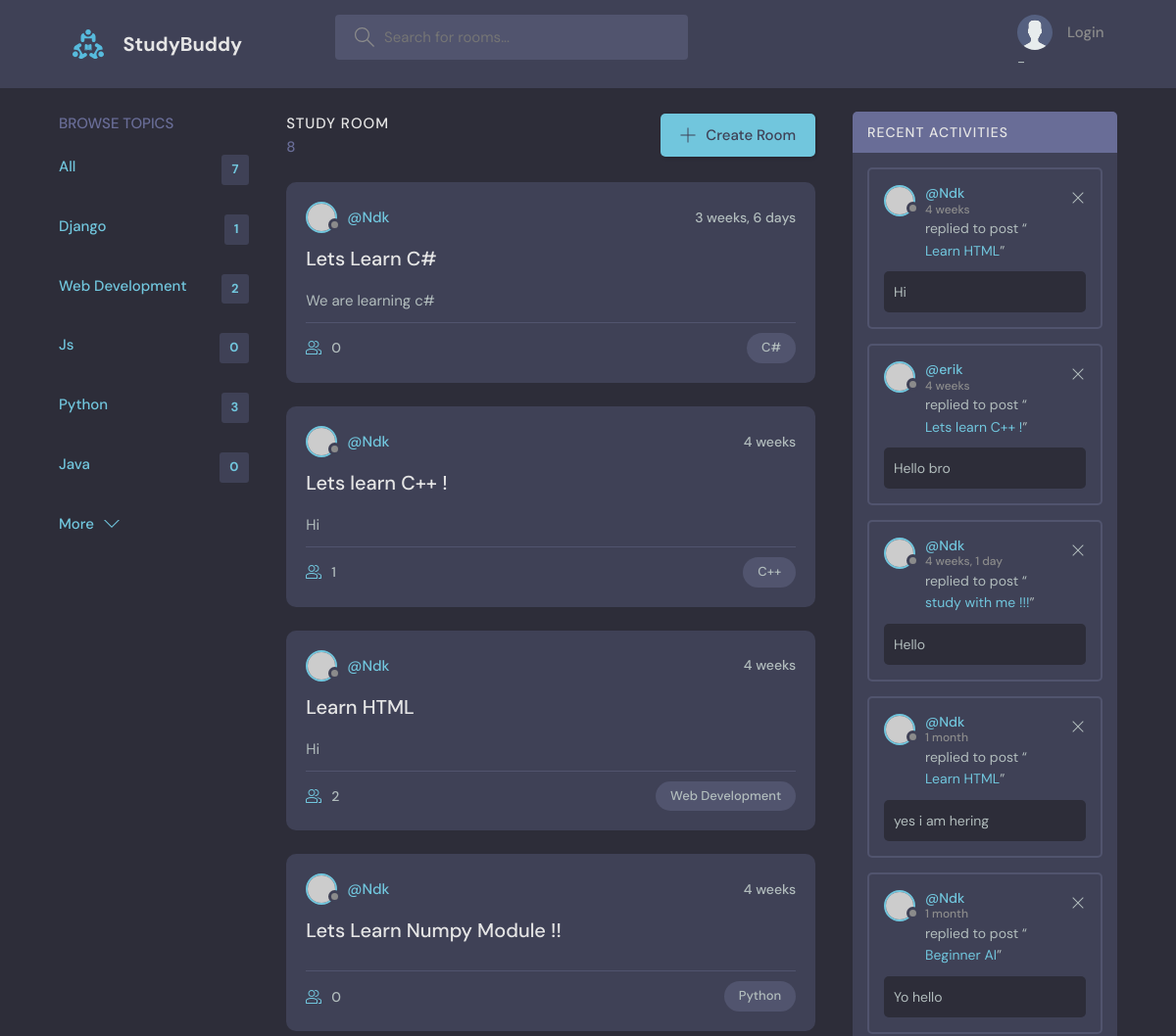
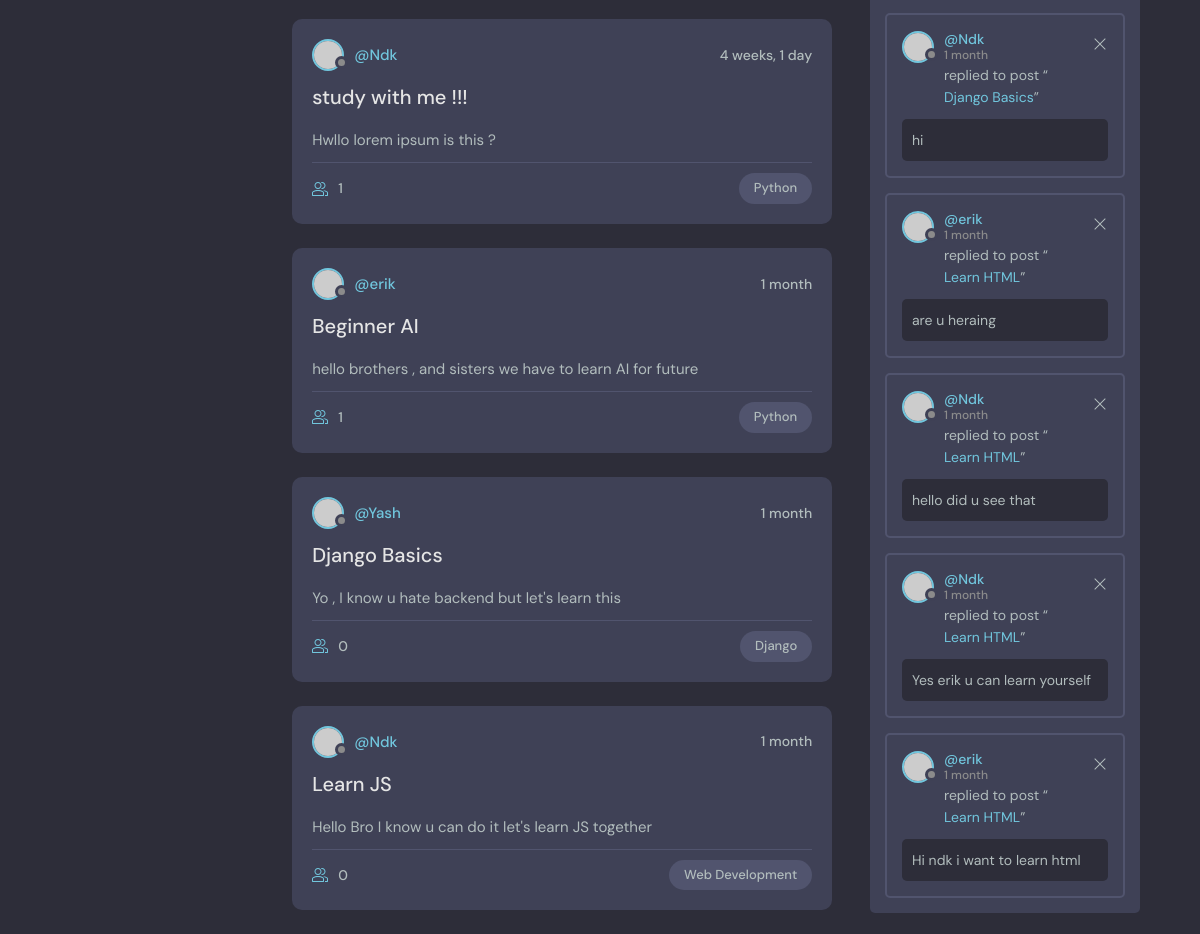
The page / on the database its author committed (2 pictures, top to bottom).
### base/models.py (models this page shows, shortened)
class Topic(models.Model):
    name = models.CharField(max_length=200)

class Room(models.Model): # model is module and Model is Class name where we are inheriting
    host = models.ForeignKey(User,on_delete=models.CASCADE,null=True)
    topic = models.ForeignKey(Topic,on_delete=models.CASCADE,null=True)
    participants = models.ManyToManyField(User,related_name='participants',blank=True) # user may join
    name = models.CharField(max_length=200)
    description = models.TextField(null=True,blank=True)
    updated = models.DateTimeField(auto_now=True)
    created = models.DateTimeField(auto_now_add = True)
    class Meta:
        ordering = ['-updated','-created'] # It will order like LIFO last in first out

class Message(models.Model):
    user = models.ForeignKey(User,on_delete=models.CASCADE)
    room = models.ForeignKey(Room,on_delete=models.CASCADE)
    body = models.TextField()
    updated = models.DateTimeField(auto_now=True)
    created = models.DateTimeField(auto_now_add=True)
    class Meta:
        ordering = ['-created']

### base/views.py (the view)
# urls.py: 2. Add a URL to urlpatterns:  path('', views.home, name='home')
def home(req):
    q = req.GET.get('q')
    if q:
        rooms_base = Room.objects.filter(
            Q(topic__name__icontains=q) |
            Q(name__icontains=q) |
            Q(description__icontains=q) |
            Q(host__username__icontains=q)
        )
    else:
        rooms_base = Room.objects.all()
    room_count = rooms_base.count()
    room_messages = Message.objects.filter(Q(room__in=rooms_base))
    topics = Topic.objects.all()
    context = {'rooms_base': rooms_base, 'topics': topics,'room_count':room_count,'room_messages':room_messages}
    return render(req, 'home.html', context)

### base/templates/base/home.html (shortened to what this page needs)
{% extends 'main.html' %}
{% block content %}
<main class="layout layout--3">
      <div class="container">
       {% include 'topic_components.html' %}
        <div class="roomList">
          <div class="roomList__header">
            <div>
              <h2>Study Room</h2>
              <p>{{room_count}}</p>
            </div>
            <a class="btn btn--main" href="{% url 'create-Room' %}">
              <svg version="1.1" xmlns="http://www.w3.org/2000/svg" width="32" height="32" viewBox="0 0 32 32">
                <title>add</title>
                <path
                  d="M16.943 0.943h-1.885v14.115h-14.115v1.885h14.115v14.115h1.885v-14.115h14.115v-1.885h-14.115v-14.115z"
                ></path>
              </svg>
              Create Room
            </a>
          </div>
        {% include 'activity_components.html' %}
        </div>
        <div class="activities">
          <div class="activities__header">
            <h2>Recent Activities</h2>
          </div>
         {% include 'feed_component.html' %}
        </div>
      </div>
    </main>
{% endblock content %}

### base/templates/base/topic_components.html
 <div class="topics">
          <div class="topics__header">
            <h2>Browse Topics</h2>
          </div>
          <ul class="topics__list">
            <li>
              <a href="{% url 'Home' %}" class="active">All <span>{{topics.count}}</span></a>
            </li>
            {% for topic in topics|slice:":5" %}
            <li>
              <a href="{% url 'Home' %}?q={{topic.name}}" class="active"> {{topic.name}} <span>{{topic.room_set.all.count}}</span></a>
            </li>
            {% endfor %}
          </ul>
          <a class="btn btn--link" href="{% url 'topics-Mobile' %}">
            More
            <svg version="1.1" xmlns="http://www.w3.org/2000/svg" width="32" height="32" viewBox="0 0 32 32">
              <title>chevron-down</title>
              <path d="M16 21l-13-13h-3l16 16 16-16h-3l-13 13z"></path>
            </svg>
          </a>
        </div>

### base/templates/base/activity_components.html (shortened to what this page needs)
{% for room in rooms_base %}
<div class="roomListRoom">
            <div class="roomListRoom__header">
              <a href="{% url 'user-Profile' pk=room.host.id %}" class="roomListRoom__author">
                <div class="avatar avatar--small">
                  <img src="https://randomuser.me/api/portraits/women/11.jpg" />
                </div>
                <span>@{{room.host}}</span>
              </a>
              <div class="roomListRoom__actions">
                <span>{{room.updated | timesince}}</span>
              </div>
            </div>
            <div class="roomListRoom__content">
              <a href="{% url 'Room' pk=room.id %}">{{room.name}}</a>
              <p>
                {{room.description}}
              </p>
            </div>
            <div class="roomListRoom__meta">
              <a href="{% url 'Room' pk=room.id %}" class="roomListRoom__joined">
                {{room.participants.all.count}}
              </a>
              <p class="roomListRoom__topic">{{room.topic.name}}</p>
            </div>
          </div>
{% endfor %}

### base/templates/base/feed_component.html (shortened to what this page needs)
{% for message in room_messages %}
 <div class="activities__box">
            <div class="activities__boxHeader roomListRoom__header">
              <a href="{% url 'user-Profile' pk=message.user.id %}" class="roomListRoom__author">
                <div class="avatar avatar--small">
                  <img src="https://randomuser.me/api/portraits/women/11.jpg" />
                </div>
                <p>
                  @{{message.user}}
                  <span>{{message.created|timesince}}</span>
                </p>
              </a>
              <div class="roomListRoom__actions">
                <a href="{% url 'delete-Message' pk=message.id %}">
                  <svg version="1.1" xmlns="http://www.w3.org/2000/svg" width="32" height="32" viewBox="0 0 32 32">
                    <title>remove</title>
                    <path
                      d="M27.314 6.019l-1.333-1.333-9.98 9.981-9.981-9.981-1.333 1.333 9.981 9.981-9.981 9.98 1.333 1.333 9.981-9.98 9.98 9.98 1.333-1.333-9.98-9.98 9.98-9.981z"
                    ></path>
                  </svg>
                </a>
              </div>
            </div>
            <div class="activities__boxContent">
              <p>replied to post “<a href="{% url 'Room' pk=message.room.id %}">{{message.room.name}}</a>”</p>
              <div class="activities__boxRoomContent">
               {{message.body}}
              </div>
            </div>
          </div>
    {% endfor %}

### rows shown on the page
Topic: name "Django", room_set.all.count "1"
Topic: name "Web Development", room_set.all.count "2"
Topic: name "Js", room_set.all.count "0"
Topic: name "Python", room_set.all.count "3"
Topic: name "Java", room_set.all.count "0"
Room: host "Ndk", updated "3 weeks, 6 days", name "Lets Learn C#", description "We are learning c#", participants.all.count "0", topic.name "C#"
Room: host "Ndk", updated "4 weeks", name "Lets learn C++ !", description "Hi", participants.all.count "1", topic.name "C++"
Room: host "Ndk", updated "4 weeks", name "Learn HTML", description "Hi", participants.all.count "2", topic.name "Web Development"
Room: host "Ndk", updated "4 weeks", name "Lets Learn Numpy Module !!", participants.all.count "0", topic.name "Python"
Room: host "Ndk", updated "4 weeks, 1 day", name "study with me !!!", description "Hwllo lorem ipsum is this ?", participants.all.count "1", topic.name "Python"
Room: host "erik", updated "1 month", name "Beginner AI", description "hello brothers , and sisters we have to learn AI for future", participants.all.count "1", topic.name "Python"
Room: host "Yash", updated "1 month", name "Django Basics", description "Yo , I know u hate backend but let's learn this", participants.all.count "0", topic.name "Django"
Room: host "Ndk", updated "1 month", name "Learn JS", description "Hello Bro I know u can do it let's learn JS together", participants.all.count "0", topic.name "Web Development"
Message: user "Ndk", created "4 weeks", room.name "Learn HTML", body "Hi"
Message: user "erik", created "4 weeks", room.name "Lets learn C++ !", body "Hello bro"
Message: user "Ndk", created "4 weeks, 1 day", room.name "study with me !!!", body "Hello"
Message: user "Ndk", created "1 month", room.name "Learn HTML", body "yes i am hering"
Message: user "Ndk", created "1 month", room.name "Beginner AI", body "Yo hello"
Message: user "Ndk", created "1 month", room.name "Django Basics", body "hi"
Message: user "erik", created "1 month", room.name "Learn HTML", body "are u heraing"
Message: user "Ndk", created "1 month", room.name "Learn HTML", body "hello did u see that"
Message: user "Ndk", created "1 month", room.name "Learn HTML", body "Yes erik u can learn yourself"
Message: user "erik", created "1 month", room.name "Learn HTML", body "Hi ndk i want to learn html"

### other values the page prints
{{ topics.count }} "7"
{{ room_count }} "8"
